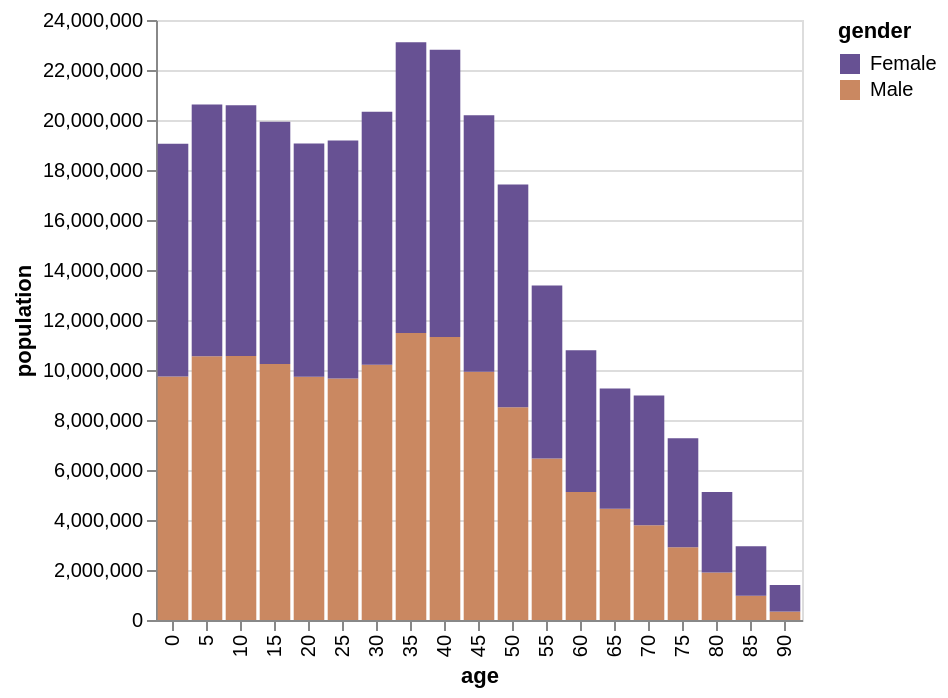

Express this chart as Vega-Lite.
### Vega-Lite specification from a JSON file in a GitHub repository (floating-point values rounded to 4 significant figures; data arrays with more than 128 entries replaced by an {"elided": "..."} marker saying what was removed)
{"$schema": "https://vega.github.io/schema/vega-lite/v4.json", "description": "A bar chart showing the US population distribution of age groups and gender in 2000.", "data": {"values": {"elided": "570 records"}}, "transform": [{"filter": "datum.year == 2000"}, {"calculate": "datum.sex == 2 ? 'Female' : 'Male'", "as": "gender"}], "width": {"step": 17}, "mark": "bar", "encoding": {"y": {"aggregate": "sum", "field": "people", "title": "population"}, "x": {"field": "age"}, "color": {"field": "gender", "scale": {"range": ["#675193", "#ca8861"]}}}}
